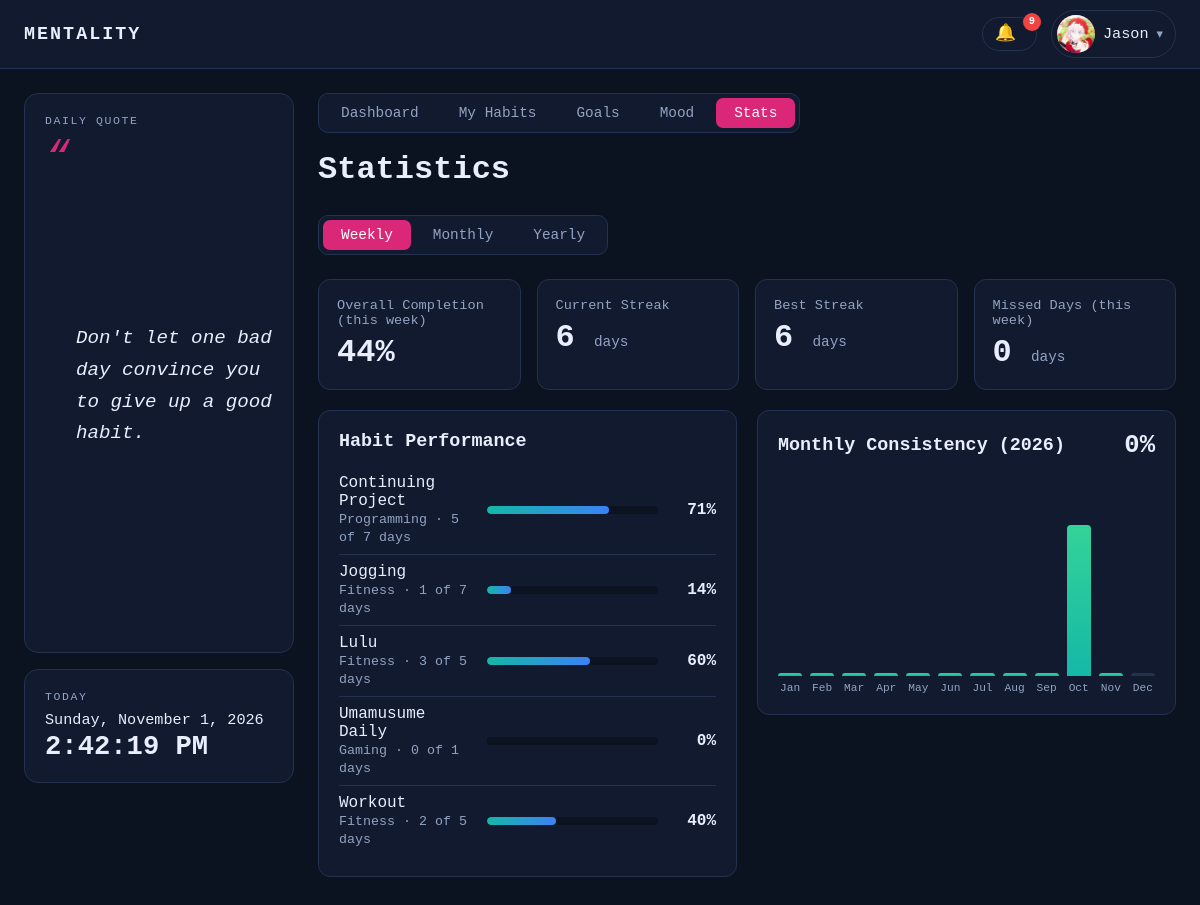
The page /stats.php (signed in) on the database its author committed.
### tables this page shows
CREATE TABLE `habits` (
  `habit_id` int(10) unsigned NOT NULL AUTO_INCREMENT,
  `user_id` int(10) unsigned NOT NULL,
  `category_id` int(10) unsigned NOT NULL,
  `name` varchar(100) NOT NULL,
  `details` text DEFAULT NULL,
  `is_active` tinyint(1) NOT NULL DEFAULT 1,
  `created_at` timestamp NOT NULL DEFAULT current_timestamp(),
  PRIMARY KEY (`habit_id`),
  KEY `fk_habits_user` (`user_id`),
  KEY `fk_habits_category` (`category_id`),
  CONSTRAINT `fk_habits_category` FOREIGN KEY (`category_id`) REFERENCES `habit_categories` (`category_id`),
  CONSTRAINT `fk_habits_user` FOREIGN KEY (`user_id`) REFERENCES `users` (`user_id`) ON DELETE CASCADE
);

CREATE TABLE `habit_categories` (
  `category_id` int(10) unsigned NOT NULL AUTO_INCREMENT,
  `name` varchar(50) NOT NULL,
  `parent_id` int(10) unsigned DEFAULT NULL,
  PRIMARY KEY (`category_id`),
  KEY `fk_category_parent` (`parent_id`),
  CONSTRAINT `fk_category_parent` FOREIGN KEY (`parent_id`) REFERENCES `habit_categories` (`category_id`) ON DELETE SET NULL
);

### includes/auth.php (called while the page is built, shortened)
<?php
function e($value): string {
    return htmlspecialchars((string)$value, ENT_QUOTES, 'UTF-8');
}

### stats.php (the view, shortened to what this page needs)
<?php
require_once __DIR__ . '/includes/layout.php';
$uid = (int)$_SESSION['user_id'];
$period = $_GET['period'] ?? 'week';
$today    = new DateTimeImmutable('today');
$todayStr = $today->format('Y-m-d');
$yesterdayStr = $today->modify('-1 day')->format('Y-m-d');
if ($period === 'month')      { $start = $today->modify('first day of this month'); $periodLabel = 'this month'; }
elseif ($period === 'year')   { $start = new DateTimeImmutable($today->format('Y') . '-01-01'); $periodLabel = 'this year'; }
else                          { $start = new DateTimeImmutable('monday this week'); $periodLabel = 'this week'; }
$startStr = $start->format('Y-m-d');
$stmt = $pdo->prepare(
    'WITH period AS (
         SELECT CAST(? AS DATE) AS p_start, CAST(? AS DATE) AS p_end
     )
     SELECT h.habit_id, h.name, c.name AS category_name,
            DATEDIFF(p.p_end, GREATEST(p.p_start, DATE(h.created_at))) + 1 AS days_tracked,
            COUNT(CASE WHEN l.completed = 1 THEN 1 END) AS done
     FROM period p
     JOIN habits h ON h.user_id = ? AND h.is_active = 1 AND DATE(h.created_at) <= p.p_end
     JOIN habit_categories c ON c.category_id = h.category_id
     LEFT JOIN habit_logs l ON l.habit_id = h.habit_id
          AND l.log_date BETWEEN GREATEST(p.p_start, DATE(h.created_at)) AND p.p_end
     GROUP BY h.habit_id, h.name, c.name, h.created_at, p.p_start, p.p_end
     ORDER BY h.name'
);
$stmt->execute([$startStr, $todayStr, $uid]);
$habits = $stmt->fetchAll();
$sumDone = 0; $sumDays = 0;
foreach ($habits as &$h) {
    $h['pct'] = $h['days_tracked'] > 0 ? min(100, (int)round($h['done'] / $h['days_tracked'] * 100)) : 0;
    $sumDone += (int)$h['done'];
    $sumDays += (int)$h['days_tracked'];
}
$overall = $sumDays > 0 ? min(100, (int)round($sumDone / $sumDays * 100)) : 0;
$stmt = $pdo->prepare('SELECT MIN(DATE(created_at)) FROM habits WHERE user_id = ?');
$stmt->execute([$uid]);
$firstHabitDate = $stmt->fetchColumn();
$missed = 0;
$stmt = $pdo->prepare('SELECT start_date, end_date, streak_len FROM v_user_streaks WHERE user_id = ? ORDER BY end_date DESC');
$stmt->execute([$uid]);
$streaks = $stmt->fetchAll();
$bestStreak = 0; $currentStreak = 0;
foreach ($streaks as $s) { $bestStreak = max($bestStreak, (int)$s['streak_len']); }
if ($streaks && $streaks[0]['end_date'] >= $yesterdayStr) { $currentStreak = (int)$streaks[0]['streak_len']; }
$year = (int)$today->format('Y');
$stmt = $pdo->prepare(
    'SELECT MONTH(l.log_date) AS m, COUNT(*) AS ticks
     FROM habit_logs l JOIN habits h ON h.habit_id = l.habit_id
     WHERE h.user_id = ? AND h.is_active = 1 AND l.completed = 1 AND YEAR(l.log_date) = ?
     GROUP BY MONTH(l.log_date)'
);
$stmt->execute([$uid, $year]);
$ticksByMonth = [];
foreach ($stmt->fetchAll() as $r) { $ticksByMonth[(int)$r['m']] = (int)$r['ticks']; }
$stmt = $pdo->prepare('SELECT DATE(created_at) FROM habits WHERE user_id = ? AND is_active = 1');
$stmt->execute([$uid]);
$habitDates = $stmt->fetchAll(PDO::FETCH_COLUMN);
$months = [];
for ($m = 1; $m <= 12; $m++) {
    $mStart = new DateTimeImmutable(sprintf('%04d-%02d-01', $year, $m));
    $mStartStr = $mStart->format('Y-m-d');
    $mEndStr = min($mStart->modify('last day of this month')->format('Y-m-d'), $todayStr);
    $days = 0;
    if ($mStartStr <= $todayStr) {
        foreach ($habitDates as $created) {
            $from = max($mStartStr, $created);
            if ($from <= $mEndStr) { $days += (new DateTimeImmutable($from))->diff(new DateTimeImmutable($mEndStr))->days + 1; }
        }
    }
    $pct = $days > 0 ? min(100, (int)round(($ticksByMonth[$m] ?? 0) / $days * 100)) : 0;
    $months[$m] = ['label' => $mStart->format('M'), 'pct' => $pct, 'future' => $mStartStr > $todayStr];
}
$thisMonthPct = $months[(int)$today->format('n')]['pct'];
?>
<h1>Statistics</h1>
<div class="tabs">
    <a class="tab<?= $period === 'week'  ? ' active' : '' ?>" href="stats.php?period=week">Weekly</a>
    <a class="tab<?= $period === 'month' ? ' active' : '' ?>" href="stats.php?period=month">Monthly</a>
    <a class="tab<?= $period === 'year'  ? ' active' : '' ?>" href="stats.php?period=year">Yearly</a>
</div>
<?php if (!$habits && !$firstHabitDate): ?>
    <div class="panel"><p class="muted">No data yet. <a href="habits.php">Add a habit</a> and start ticking it on your Dashboard to see your stats.</p></div>
<?php else: ?>
<div class="stat-cards">
    <div class="stat-card"><div class="stat-label">Overall Completion (<?= e($periodLabel) ?>)</div><div class="stat-value"><?= $overall ?>%</div></div>
    <div class="stat-card"><div class="stat-label">Current Streak</div><div class="stat-value"><?= $currentStreak ?> <small><?= $currentStreak === 1 ? 'day' : 'days' ?></small></div></div>
    <div class="stat-card"><div class="stat-label">Best Streak</div><div class="stat-value"><?= $bestStreak ?> <small><?= $bestStreak === 1 ? 'day' : 'days' ?></small></div></div>
    <div class="stat-card"><div class="stat-label">Missed Days (<?= e($periodLabel) ?>)</div><div class="stat-value"><?= $missed ?> <small><?= $missed === 1 ? 'day' : 'days' ?></small></div></div>
</div>
<div class="stats-layout">
    <div class="panel">
        <h2>Habit Performance</h2>
        <?php if (!$habits): ?>
            <p class="muted">No active habits in this period.</p>
        <?php else: foreach ($habits as $h): ?>
            <div class="perf-row">
                <div class="perf-name"><?= e($h['name']) ?><br><small class="muted"><?= e($h['category_name']) ?> &middot; <?= (int)$h['done'] ?> of <?= (int)$h['days_tracked'] ?> days</small></div>
                <div class="progress"><div class="bar" style="width: <?= (int)$h['pct'] ?>%"></div></div>
                <div class="perf-pct"><?= (int)$h['pct'] ?>%</div>
            </div>
        <?php endforeach; endif; ?>
    </div>
    <div class="panel">
        <div class="panel-head"><h2>Monthly Consistency (<?= $year ?>)</h2><span class="big-pct"><?= $thisMonthPct ?>%</span></div>
        <div class="bar-chart">
            <?php foreach ($months as $mo): ?>
                <div class="col<?= $mo['future'] ? ' future' : '' ?>" title="<?= e($mo['label']) ?>: <?= (int)$mo['pct'] ?>%">
                    <div class="col-track"><div class="col-fill" style="height: <?= (int)$mo['pct'] ?>%"></div></div>
                    <div class="col-label"><?= e($mo['label']) ?></div>
                </div>
            <?php endforeach; ?>
        </div>
    </div>
</div>
<?php endif; ?>

### assets/style.css (style rules this page uses)
:root { --bg: #0b1220; --card: #111a2e; --border: #24324f; --text: #e8eefc; --muted: #93a3c4; --primary: #3b82f6; --primary-hover: #2563eb; --error: #f87171; --success: #4ade80; --input-bg: #0b1220; --hover: #18243f; --link: #7db0ff; color-scheme: dark; }
* { box-sizing: border-box; }
body { margin: 0; font-family: var(--font, "Segoe UI", Arial, sans-serif); background: var(--bg); color: var(--text); min-height: 100vh; }
a { color: var(--link); }
.main h1 { margin-top: 0; }
.muted { color: var(--muted); }
.stat-cards { display: grid; grid-template-columns: repeat(auto-fit, minmax(200px, 1fr)); gap: 16px; margin: 20px 0; }
.stat-card { background: var(--card); border: 1px solid var(--border); border-radius: 12px; padding: 18px; }
.stat-label { color: var(--muted); font-size: .85rem; }
.stat-value { font-size: 2rem; font-weight: 700; margin-top: 6px; }
.panel { background: var(--card); border: 1px solid var(--border); border-radius: 12px; padding: 20px; margin-bottom: 20px; }
.panel h2 { margin: 0 0 14px; font-size: 1.15rem; }
.panel-head { display: flex; justify-content: space-between; align-items: center; margin-bottom: 14px; }
.panel-head h2 { margin: 0; }
.progress { flex: 1; height: 8px; background: var(--input-bg); border-radius: 999px; overflow: hidden; }
.progress .bar { height: 100%; background: linear-gradient(90deg, #14b8a6, #3b82f6); border-radius: 999px; }
.tabs { display: inline-flex; gap: 4px; background: var(--card); border: 1px solid var(--border); border-radius: 10px; padding: 4px; margin: 6px 0 4px; }
.tab { padding: 7px 18px; border-radius: 7px; color: var(--muted); text-decoration: none; font-size: .9rem; }
.tab.active { background: var(--primary); color: #fff; }
.stat-value small { font-size: .9rem; font-weight: 400; color: var(--muted); }
.stats-layout { display: grid; grid-template-columns: 1fr 1fr; gap: 20px; align-items: start; }
.perf-row { display: grid; grid-template-columns: 1.2fr 1.5fr 46px; align-items: center; gap: 12px; padding: 8px 0; border-bottom: 1px solid var(--border); }
.perf-row:last-child { border-bottom: 0; }
.perf-pct { text-align: right; font-weight: 600; }
.big-pct { font-size: 1.6rem; font-weight: 700; }
.bar-chart { display: flex; align-items: flex-end; gap: 8px; height: 220px; }
.bar-chart .col { flex: 1; display: flex; flex-direction: column; align-items: center; height: 100%; }
.bar-chart .col-track { flex: 1; width: 100%; display: flex; align-items: flex-end; }
.bar-chart .col-fill { width: 100%; min-height: 3px; background: linear-gradient(180deg, #34d399, #14b8a6); border-radius: 4px 4px 0 0; }
.bar-chart .col.future .col-fill { background: var(--border); }
.bar-chart .col-label { font-size: .7rem; color: var(--muted); margin-top: 6px; }

### rows shown on the page
habits: name "Continuing Project", category.name "Programming", done "5", days_tracked "7", pct "71"
habits: name "Jogging", category.name "Fitness", done "1", days_tracked "7", pct "14"
habits: name "Lulu", category.name "Fitness", done "3", days_tracked "5", pct "60"
habits: name "Umamusume Daily", category.name "Gaming", done "0", days_tracked "1", pct "0"
habits: name "Workout", category.name "Fitness", done "2", days_tracked "5", pct "40"

### other values the page prints
$bellCount "9"
$name "Jason"
daily_quote() "Don't let one bad day convince you to give up a good habit."
$label "Dashboard"
$label "My Habits"
$label "Goals"
$label "Mood"
$label "Stats"
$periodLabel "this week"
$overall "44"
$currentStreak "6"
$bestStreak "6"
$missed "0"
$year "2026"
$thisMonthPct "0"
